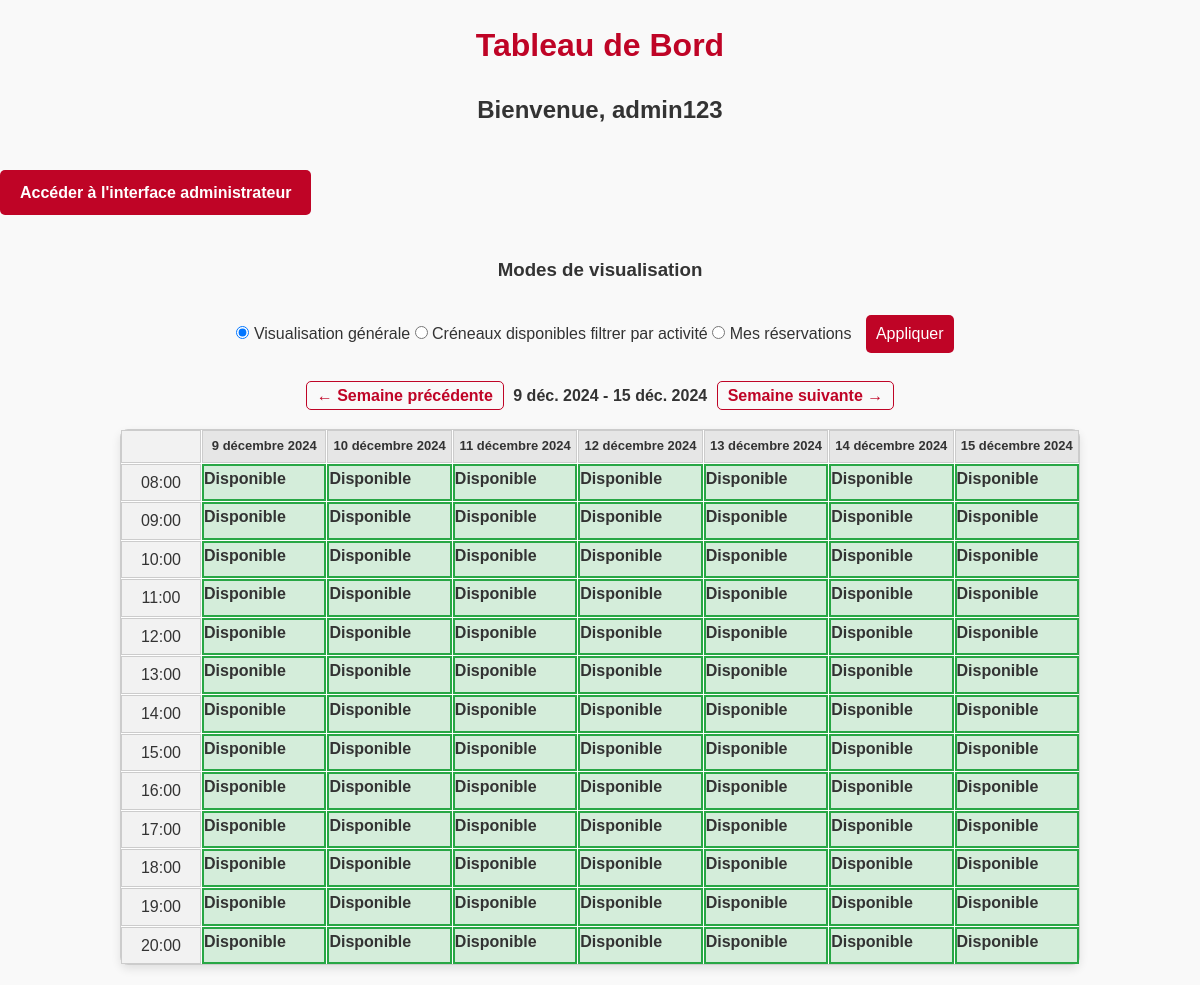
Page /tableau-de-bord.php (signed in) on the committed database.
### tables this page shows
CREATE TABLE Calendrier (
    idCalendrier INT PRIMARY KEY AUTO_INCREMENT,
    horaire_ouverture TIME NOT NULL,
    horaire_fermeture TIME NOT NULL
);

### tableau-de-bord.php (the view, shortened to what this page needs)
<?php
$idPersonne = $_SESSION['idPersonne'];
$bdd = new BaseDeDonnees();
$pdo = $bdd->getConnexion();
$stmt = $pdo->query("SELECT * FROM Calendrier LIMIT 1");
$calendrierData = $stmt->fetch(PDO::FETCH_ASSOC);
$horaireOuverture = $calendrierData['horaire_ouverture'];
$horaireFermeture = $calendrierData['horaire_fermeture'];
$stmt = $pdo->query("SELECT dateJour FROM JourFermeture");
$joursFermes = $stmt->fetchAll(PDO::FETCH_COLUMN);
$mode = $_GET['mode'] ?? 'general';
$date = isset($_GET['date']) ? new DateTime($_GET['date']) : new DateTime();
$weekStart = clone $date;
$weekStart->modify(('Monday' === $weekStart->format('l')) ? 'this Monday' : 'last Monday');
$weekEnd = clone $weekStart;
$weekEnd->modify('+6 days');
$prevWeek = $weekStart->modify('-7 days')->format('Y-m-d');
$weekStart->modify('+7 days');
$nextWeek = $weekStart->modify('+7 days')->format('Y-m-d');
$weekStart->modify('-7 days');
?>
<!DOCTYPE html>
<html lang="fr">
<head>
    <link rel="stylesheet" href="tableau-de-bord-css.css">
</head>
<body>
    <h1>Tableau de Bord</h1>
    <h2>Bienvenue, <?= htmlspecialchars($_SESSION['identifiant']) ?></h2>
    <?php
    $stmt = $pdo->prepare("SELECT * FROM Personne WHERE idPersonne = :idPersonne");
    $stmt->execute([':idPersonne' => $idPersonne]);
    $donnees = $stmt->fetch(PDO::FETCH_ASSOC);
    ?>
    <?php if ($donnees && $donnees['type'] === 'Moderateur'): ?>
        <div>
            <a href="admin.php" class="btn">Accéder à l'interface administrateur</a>
        </div>
    <?php endif;
    ?>
    <h3>Modes de visualisation</h3>
    <form method="GET" action="">
        <label>
            <input type="radio" name="mode" value="general" <?= !isset($_GET['mode']) || $_GET['mode'] === 'general' ? 'checked' : '' ?>>
            Visualisation générale
        </label>
        <label>
            <input type="radio" name="mode" value="activite" <?= isset($_GET['mode']) && $_GET['mode'] === 'activite' ? 'checked' : '' ?>>
            Créneaux disponibles filtrer par activité
        </label>
        <label>
            <input type="radio" name="mode" value="reservations" <?= isset($_GET['mode']) && $_GET['mode'] === 'reservations' ? 'checked' : '' ?>>
            Mes réservations
        </label>
        <button type="submit">Appliquer</button>
    </form>
    <?php endif;
    print_r($reservationCases);
    ?>
    <?php
    $formatter = new IntlDateFormatter(
        'fr_FR',
        IntlDateFormatter::MEDIUM,
        IntlDateFormatter::NONE,
        'Europe/Paris',
        IntlDateFormatter::GREGORIAN
    );
    $dateStartFr = $formatter->format($weekStart);
    $dateEndFr = $formatter->format($weekEnd);
    ?>
    <div class="navigation">
        <a href="?mode=<?= $mode ?>&date=<?= $prevWeek ?>">← Semaine précédente</a>
        <strong><?= htmlspecialchars($dateStartFr) ?> - <?= htmlspecialchars($dateEndFr) ?></strong>
        <a href="?mode=<?= $mode ?>&date=<?= $nextWeek ?>">Semaine suivante →</a>
    </div>
    <div class="calendar-wrapper">
        <div class="hour-cell"></div>
        <?php
        $formatter = new IntlDateFormatter(
            'fr_FR',
            IntlDateFormatter::LONG,
            IntlDateFormatter::NONE
        );
        for ($i = 0; $i < 7; $i++) {
            $currentDay = clone $weekStart;
            $currentDay->modify("+$i days");
            $formattedDate = $formatter->format($currentDay);
            echo "<div class='day-header'>" . htmlspecialchars($formattedDate) . "</div>";
        }
        ?>
    <?php
        for ($hour = strtotime($horaireOuverture); $hour < strtotime($horaireFermeture); $hour = strtotime('+1 hour', $hour)) {
            $hourDisplay = date('H:i', $hour);
            echo "<div class='hour-cell'>$hourDisplay</div>";
            for ($i = 0; $i < 7; $i++) {
                $currentDay = clone $weekStart;
                $currentDay->modify("+$i days");
                $date = $currentDay->format('Y-m-d');
                $isClosed = in_array($date, $joursFermes);
                $isReserved = false;
                $isAvailable = !$isClosed;
                $reservationDetails = null;
                $cellClass = $isClosed ? 'closed' : ($isReserved ? 'cell reserve' : ($isAvailable ? 'cell disponible' : ''));
                $onclick = $isAvailable ? "onclick=\"reserverCreneau('$date', '" . date('H:i:s', $hour) . "', '" . date('H:i:s', strtotime('+1 hour', $hour)) . "')\"" : '';
                echo "<div class='$cellClass' $onclick>";
                if ($isReserved && $reservationDetails) {
                    echo "Réservé : " . htmlspecialchars($reservationDetails['activiteNom']);
                } elseif ($isAvailable) {
                    echo "Disponible";
                }
                echo "</div>";
            }
        }
        ?>
    </div>
</body>
</html>

### tableau-de-bord-css.css (style rules this page uses)
* { margin: 0; padding: 0; box-sizing: border-box; }
body { font-family: 'Arial', sans-serif; line-height: 1.6; background-color: #f9f9f9; color: #333; }
h1, h2, h3 { text-align: center; margin: 20px 0; }
h1 { color: #BF0426; }
.navigation { text-align: center; margin: 20px 0; }
.navigation a { color: #BF0426; text-decoration: none; font-weight: bold; padding: 5px 10px; margin: 0 5px; border: 1px solid #BF0426; border-radius: 5px; transition: all 0.3s ease; }
button { background-color: #BF0426; color: white; border: none; border-radius: 5px; padding: 10px 20px; cursor: pointer; font-size: 1em; transition: background-color 0.3s ease; }
.calendar-wrapper { display: grid; grid-template-columns: 80px repeat(7, 1fr); gap: 1px; margin: 20px auto; border: 1px solid #ccc; max-width: 80%; background-color: white; box-shadow: 0 4px 10px rgba(0, 0, 0, 0.1); border-radius: 8px; }
.hour-cell { background-color: #f2f2f2; text-align: center; border: 1px solid #ccc; padding: 5px; }
.day-header { font-weight: bold; text-align: center; border: 1px solid #ccc; background-color: #e6e6e6; padding: 5px; font-size: small; }
.cell.disponible { background-color: #d4edda; border: 2px solid #28a745; font-weight: bold; }
form { text-align: center; margin: 20px 0; }
form select, form button { font-size: 1em; padding: 10px; margin: 10px; }
.btn { display: inline-block; padding: 10px 20px; margin: 20px 0; text-decoration: none; background-color: #BF0426; color: white; font-weight: bold; border-radius: 5px; transition: background-color 0.3s ease; }

### rows in the picture
calendrier: horaire_ouverture "08:00", horaire_ouverture "09:00", horaire_ouverture "10:00", horaire_ouverture "11:00", horaire_ouverture "12:00", horaire_ouverture "13:00", horaire_ouverture "14:00", horaire_ouverture "15:00", horaire_ouverture "16:00", horaire_ouverture "17:00", horaire_ouverture "18:00", horaire_ouverture "19:00", horaire_ouverture "20:00"

### other values in the picture
$_SESSION['identifiant'] "admin123"
$dateStartFr "9 déc. 2024"
$dateEndFr "15 déc. 2024"
$formattedDate "9 décembre 2024"
$formattedDate "10 décembre 2024"
$formattedDate "11 décembre 2024"
$formattedDate "12 décembre 2024"
$formattedDate "13 décembre 2024"
$formattedDate "14 décembre 2024"
$formattedDate "15 décembre 2024"
